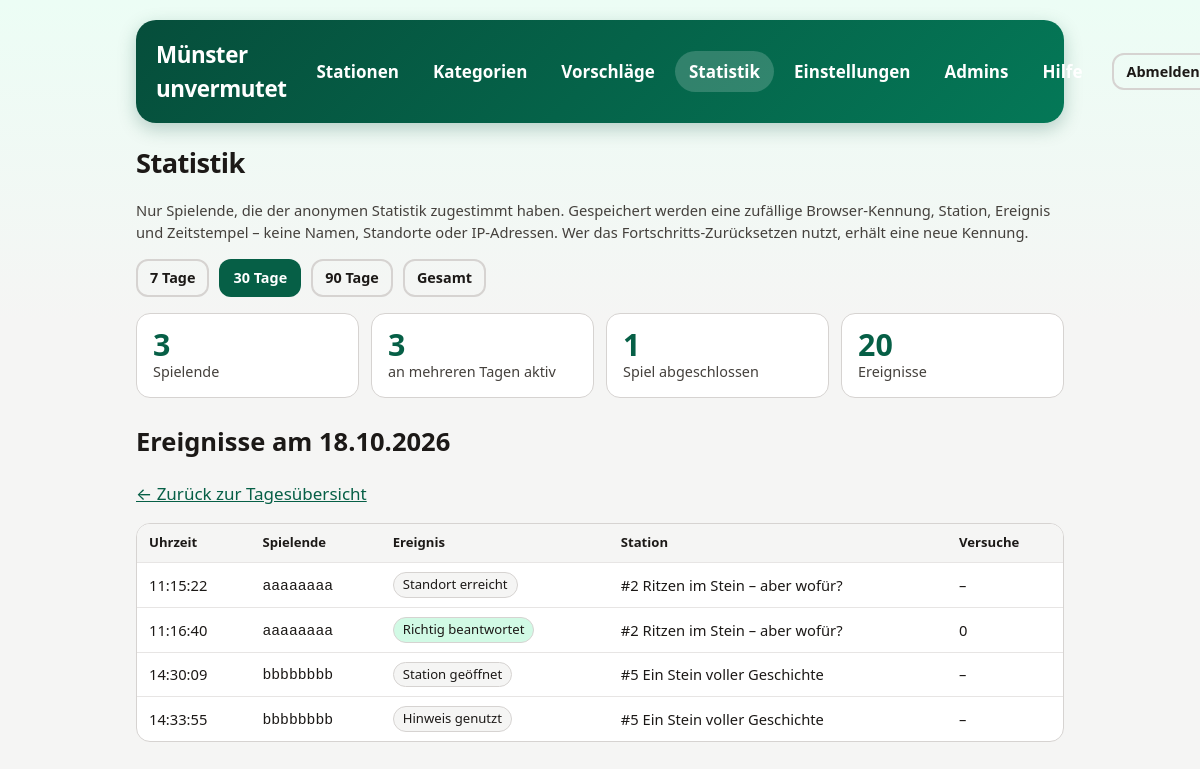
/admin/statistics.php?days=30&day=2026-10-18 (signed in), run on the app's committed database.
### tables this page shows
CREATE TABLE stat_events (
    id INTEGER PRIMARY KEY AUTOINCREMENT,
    player_id TEXT NOT NULL,
    station_id TEXT,
    event TEXT NOT NULL
        CHECK (event IN ('opened', 'location_verified', 'hint_used', 'wrong_answer', 'solution_shown', 'solved', 'game_completed')),
    attempts INTEGER,
    created_at TEXT NOT NULL
);

CREATE TABLE stations (
    id TEXT PRIMARY KEY,
    number INTEGER NOT NULL,
    title TEXT NOT NULL,
    teaser_text TEXT,
    hint TEXT NOT NULL,
    lat NUMERIC NOT NULL,
    lon NUMERIC NOT NULL,
    correct_option_index INTEGER NOT NULL,
    solution_title TEXT NOT NULL,
    solution_caption TEXT,
    info TEXT NOT NULL,
    task_image TEXT NOT NULL,
    solution_image TEXT,
    category TEXT NOT NULL,
    status TEXT NOT NULL DEFAULT 'published'
        CHECK (status IN ('published', 'archived')),
    created_at TEXT NOT NULL,
    updated_at TEXT NOT NULL
);

### admin/statistics.php (the view, shortened to what this page needs)
<?php
require __DIR__ . '/_bootstrap.php';
$ranges = [7 => '7 Tage', 30 => '30 Tage', 90 => '90 Tage', 0 => 'Gesamt'];
$days = isset($_GET['days']) && array_key_exists((int) $_GET['days'], $ranges) ? (int) $_GET['days'] : 30;
$from = $days > 0 ? date('Y-m-d', strtotime('-' . ($days - 1) . ' days')) : '0000-00-00';
$day = is_string($_GET['day'] ?? null) && preg_match('/^\d{4}-\d{2}-\d{2}$/', $_GET['day']) ? $_GET['day'] : null;
$pdo = db();
function stat_value(PDO $pdo, string $sql, array $params): int
{
    $stmt = $pdo->prepare($sql);
    $stmt->execute($params);
    return (int) $stmt->fetchColumn();
}
$players = stat_value($pdo, 'SELECT COUNT(DISTINCT player_id) FROM stat_events WHERE substr(created_at, 1, 10) >= ?', [$from]);
$eventCount = stat_value($pdo, 'SELECT COUNT(*) FROM stat_events WHERE substr(created_at, 1, 10) >= ?', [$from]);
$completed = stat_value($pdo, "SELECT COUNT(DISTINCT player_id) FROM stat_events WHERE event = 'game_completed' AND substr(created_at, 1, 10) >= ?", [$from]);
$returning = stat_value(
    $pdo,
    'SELECT COUNT(*) FROM (SELECT player_id FROM stat_events WHERE substr(created_at, 1, 10) >= ? GROUP BY player_id HAVING COUNT(DISTINCT substr(created_at, 1, 10)) > 1)',
    [$from]
);
$dayEvents = [];
if ($day !== null) {
    $stmt = $pdo->prepare('SELECT e.created_at, e.player_id, e.event, e.attempts, s.number, s.title
        FROM stat_events e LEFT JOIN stations s ON s.id = e.station_id
        WHERE substr(e.created_at, 1, 10) = ? ORDER BY e.id');
    $stmt->execute([$day]);
    $dayEvents = $stmt->fetchAll();
}
function stat_date(string $day): string
{
    $time = strtotime($day);
    return $time ? date('d.m.Y', $time) : $day;
}
?>
<h1 class="admin-title">Statistik</h1>
<p class="task-intro">Nur Spielende, die der anonymen Statistik zugestimmt haben. Gespeichert werden eine zufällige Browser-Kennung, Station, Ereignis und Zeitstempel – keine Namen, Standorte oder IP-Adressen. Wer das Fortschritts-Zurücksetzen nutzt, erhält eine neue Kennung.</p>
<nav class="admin-toolbar" aria-label="Zeitraum">
  <?php foreach ($ranges as $value => $label): ?>
    <a class="btn small<?= $value === $days ? '' : ' secondary' ?>" href="statistics.php?days=<?= $value ?>"<?= $value === $days ? ' aria-current="true"' : '' ?>><?= h($label) ?></a>
  <?php endforeach; ?>
</nav>
<div class="stat-kpis">
  <div class="stat-kpi"><b><?= $players ?></b><span>Spielende</span></div>
  <div class="stat-kpi"><b><?= $returning ?></b><span>an mehreren Tagen aktiv</span></div>
  <div class="stat-kpi"><b><?= $completed ?></b><span>Spiel abgeschlossen</span></div>
  <div class="stat-kpi"><b><?= $eventCount ?></b><span>Ereignisse</span></div>
</div>
<?php if ($day !== null): ?>
  <h2>Ereignisse am <?= h(stat_date($day)) ?></h2>
  <p><a href="statistics.php?days=<?= $days ?>">← Zurück zur Tagesübersicht</a></p>
  <?php if (!$dayEvents): ?><p>Keine Ereignisse an diesem Tag.</p><?php else: ?>
  <div class="stat-table-wrap"><table class="stat-table">
    <thead><tr><th>Uhrzeit</th><th>Spielende</th><th>Ereignis</th><th>Station</th><th>Versuche</th></tr></thead>
    <tbody>
    <?php foreach ($dayEvents as $e): ?>
      <tr>
        <td><?= h(substr((string) $e['created_at'], 11, 8)) ?></td>
        <td><code><?= h(substr((string) $e['player_id'], 0, 8)) ?></code></td>
        <td><span class="stat-event stat-event--<?= h($e['event']) ?>"><?= h(EVENT_LABELS[$e['event']] ?? $e['event']) ?></span></td>
        <td><?= $e['title'] !== null ? h('#' . $e['number'] . ' ' . $e['title']) : '–' ?></td>
        <td><?= $e['attempts'] !== null ? (int) $e['attempts'] : '–' ?></td>
      </tr>
    <?php endforeach; ?>
    </tbody>
  </table></div>
  <?php endif; ?>
<?php endif; ?>

### admin/admin.css (style rules this page uses)
:root { font-family: system-ui, -apple-system, 'Segoe UI', sans-serif; color-scheme: light dark; --green: #065f46; --green-dark: #064e3b; --green-soft: #ecfdf5; --ink: #1c1917; --muted: #44403c; --bg: #f5f5f4; --bg-top: #ecfdf5; --surface: #fff; --surface-alt: #f5f5f4; --border: #d6d3d1; --border-soft: #e7e5e4; --link: #065f46; --focus: #f59e0b; --danger: #b91c1c; --danger-soft: #fee2e2; --ok-soft: #d1fae5; --hero-from: #064e3b; --hero-to: #047857; --hero-text: #d1fae5; --cat: #065f46; --cat-soft: #ecfdf5; --shadow: rgba(6, 78, 59, 0.25); }
* { box-sizing: border-box; }
body { margin: 0; background: linear-gradient(180deg, var(--bg-top) 0, var(--bg) 320px) no-repeat var(--bg); color: var(--ink); font-size: 1.0625rem; line-height: 1.5; }
a { color: var(--link); }
h1.admin-title { font-size: 1.7rem; letter-spacing: -0.02em; margin: 0 0 4px; color: var(--ink); }
.admin-toolbar { display: flex; flex-wrap: wrap; gap: 10px; align-items: center; margin: 16px 0; }
button, .btn { cursor: pointer; font: inherit; font-size: 1rem; font-weight: 600; min-height: 44px; padding: 10px 18px; border-radius: 12px; border: 2px solid transparent; text-decoration: none; display: inline-flex; align-items: center; justify-content: center; gap: 6px; background: var(--green); color: #fff; transition: transform 0.18s ease, background-color 0.18s ease; }
button.secondary, .btn.secondary, .back-button { background: transparent; color: var(--ink); border-color: var(--border); font-weight: 700; }
button.small, .btn.small { min-height: 36px; padding: 6px 12px; font-size: 0.9rem; }
.task-intro, .muted { color: var(--muted); font-size: 0.92rem; }
.stat-kpis { display: grid; grid-template-columns: repeat(auto-fit, minmax(150px, 1fr)); gap: 12px; margin: 0 0 24px; }
.stat-kpi { background: var(--surface); border: 1px solid var(--border); border-radius: 14px; padding: 14px 16px; display: flex; flex-direction: column; }
.stat-kpi b { font-size: 1.9rem; line-height: 1.1; color: var(--green); }
.stat-kpi span { color: var(--muted); font-size: 0.9rem; }
.stat-table-wrap { overflow-x: auto; margin: 0 0 12px; border: 1px solid var(--border); border-radius: 14px; background: var(--surface); }
.stat-table { width: 100%; border-collapse: collapse; font-size: 0.92rem; }
.stat-table th, .stat-table td { padding: 9px 12px; text-align: left; border-bottom: 1px solid var(--border-soft); white-space: nowrap; }
.stat-table th { background: var(--surface-alt); font-size: 0.82rem; }
.stat-table tbody tr:last-child td { border-bottom: 0; }
.stat-event { display: inline-block; padding: 2px 9px; border-radius: 999px; background: var(--surface-alt); border: 1px solid var(--border); font-size: 0.82rem; }
.stat-event--solved, .stat-event--game_completed { background: var(--ok-soft); }

### data on the page
stat_events: created_at "11:15:22", player "aaaaaaaa", event "Standort erreicht", station.title "#2 Ritzen im Stein – aber wofür?"
stat_events: created_at "11:16:40", player "aaaaaaaa", event "Richtig beantwortet", station.title "#2 Ritzen im Stein – aber wofür?", attempts "0"
stat_events: created_at "14:30:09", player "bbbbbbbb", event "Station geöffnet", station.title "#5 Ein Stein voller Geschichte"
stat_events: created_at "14:33:55", player "bbbbbbbb", event "Hinweis genutzt", station.title "#5 Ein Stein voller Geschichte"

### other printed values
$label "Stationen"
$label "Kategorien"
$label "Vorschläge"
$label "Statistik"
$label "Einstellungen"
$label "Admins"
$label "Hilfe"
$label "7 Tage"
$label "30 Tage"
$label "90 Tage"
$label "Gesamt"
$players "3"
$returning "3"
$completed "1"
$eventCount "20"
